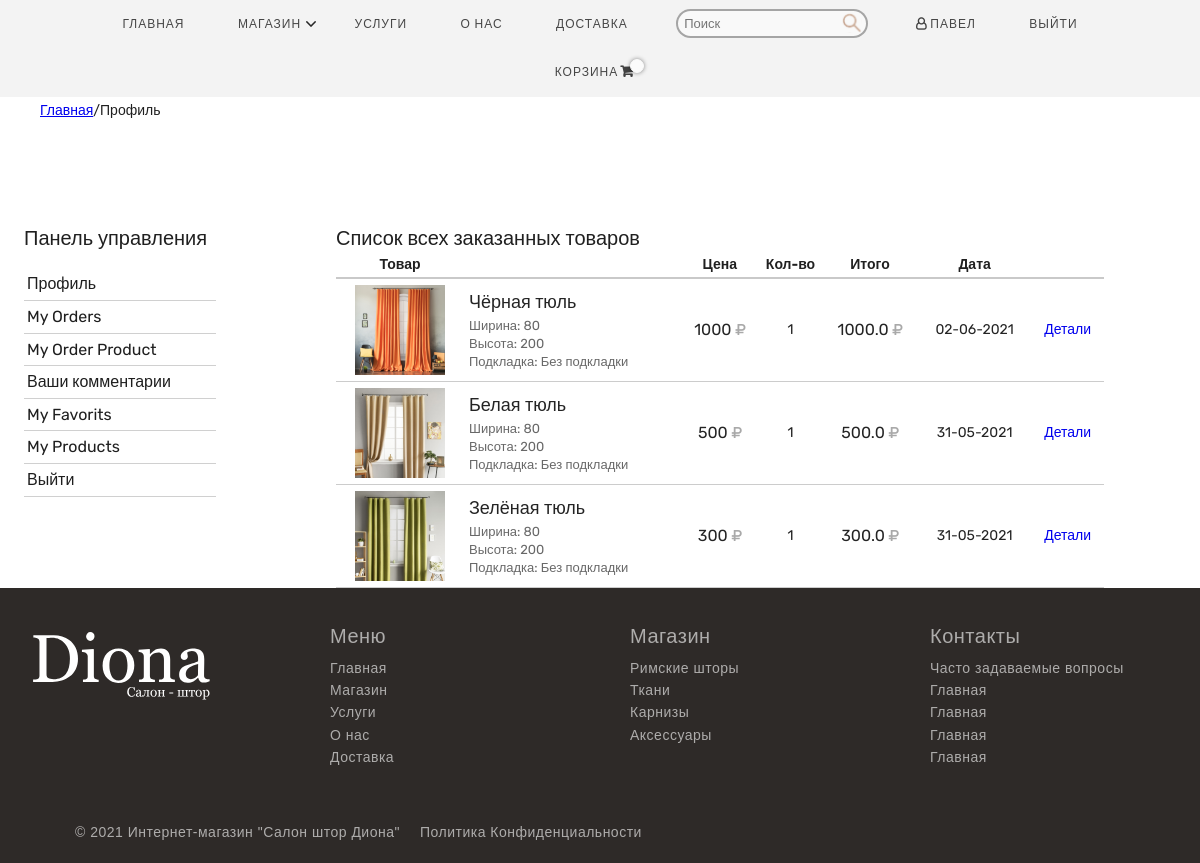
Page /user/orders_product/ (signed in) on the earlier database version.
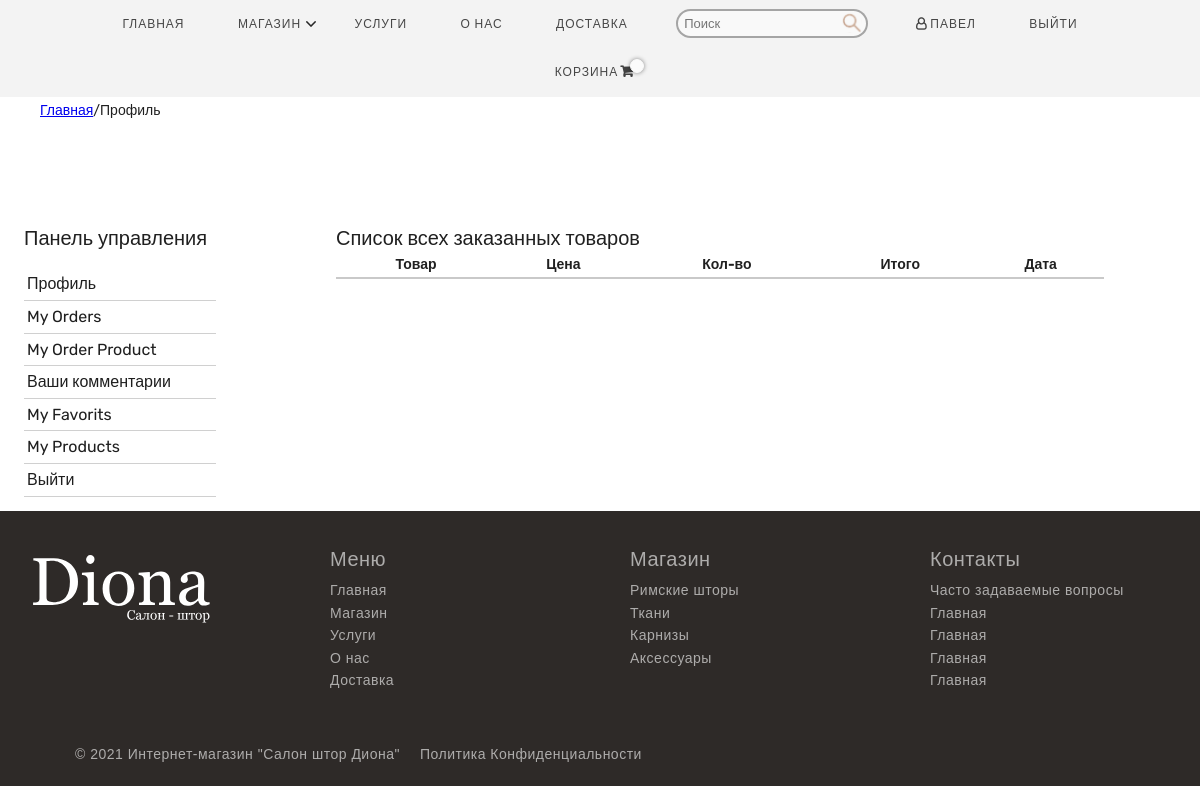
Same page on the later database version.
### order/models.py (models this page shows, shortened)
class OrderProduct(models.Model):
    STATUS = (
        ('Новый', 'Новый'),
        ('Принят', 'Принят'),
        ('Отменён', 'Отменён'),
    )
    order = models.ForeignKey(Order, on_delete=models.CASCADE)
    user = models.ForeignKey(User, on_delete=models.CASCADE)
    product = models.ForeignKey(Product, on_delete=models.CASCADE)
    quantity = models.IntegerField()
    price = models.FloatField()
    amount = models.FloatField()
    status = models.CharField(max_length=20, choices=STATUS, default='Новый')
    create_at = models.DateTimeField(auto_now_add=True)
    update_at = models.DateTimeField(auto_now=True)

### product/models.py (models this page shows, shortened)
class Product(models.Model):
    STATUS = (
        ('True', 'Виден'),
        ('False', 'Не виден'),
    )
    VARIANTS = (
        ('none', 'Нет'),
        ('white', 'Белый'),
        ('black', 'Чёрный'),
        ('green', 'Зелённый'),
    )
    COUNTRY = (
        ('none', 'Нет'),
        ('turkey', 'Турция'),
        ('russia', 'Россия'),
        ('china', 'Китай'),
    )
    category = models.ForeignKey(Category, on_delete=models.CASCADE, verbose_name='Категория')  # отношение "многие к одному" с категорией
    title = models.CharField(max_length=150, verbose_name='Название')
    keywords = models.CharField(max_length=255, verbose_name='Ключевое слово')
    description = models.CharField(max_length=255, verbose_name='Описание')
    image = models.ImageField(upload_to='images/', null=False, verbose_name='Изображение')
    price = models.DecimalField(max_digits=12, decimal_places=0, default=0, verbose_name='Цена')  # Цена
    amount = models.IntegerField(default=0, verbose_name='Кол-во')  # Кол-во
    variant = models.CharField(max_length=10, choices=VARIANTS, default='None', verbose_name='Цвет') #
    country = models.CharField(max_length=10, choices=COUNTRY, default='None', verbose_name='Страна')  #
    detail = RichTextUploadingField(verbose_name='Детали')  # Детали (CKeditor)
    slug = models.SlugField(null=False, unique=True, verbose_name='Метка')
    status = models.CharField(max_length=10, choices=STATUS, verbose_name='Статус')
    create_at = models.DateTimeField(auto_now_add=True)
    update_at = models.DateTimeField(auto_now=True)
    def __str__(self):
        return self.title

### user/views.py (the view)
# urls.py: path('orders_product/', views.user_order_product, name='user_order_product'),
@login_required(login_url='/login')  # Check login
def user_order_product(request):
    current_user = request.user
    order_product = OrderProduct.objects.filter(user_id=current_user.id).order_by('-id')
    context = {
        'order_product': order_product,
    }
    return render(request, 'user_order_products.html', context)

### user/templates/user_order_products.html (shortened to what this page needs)
{% extends 'homebase.html' %}
{% load static %}
{% block header %} {% include 'header.html' %} {% endblock header %}
{% block body %}
    <div id="breadcrumb">
        <div class="card-wrapper">
            <ul class="breadcrumb" style="display: flex">
                <li><a href="/">Главная</a></li>
                <li class="">/</li>
                <li class="">Профиль</li>
            </ul>
        </div>
    </div>
    <div class="section">
        <div class="user_profil-wrapper">
            <div class="row">
                <div class="user_panel">
                    {% include "user_panel.html" %}
                </div>
                <div class="user_profil">
                    <div class="profil_wrapper">
                        <div class="user_title">
                            <p>Список всех заказанных товаров</p>
                        </div>
                        <table class="shopcart_product_table">
                            <thead>
                            <tr>
                                <th class="h-product">
                                    Товар
                                </th>
                                <th class="h-title">
                                </th>
                                <th class="h-price">
                                    Цена
                                </th>
                                <th class="h-count">
                                    Кол-во
                                </th>
                                <th class="h-total">
                                    Итого
                                </th>
                                <th class="h-data">Дата</th>
                                <th class="h-delete">
                                </th>
                            </tr>
                            </thead>
                            <tbody>
                            {% for rs in order_product %}
                                <tr>
                                    <td class="b-img_product">
                                        <img src="{{ rs.product.image.url }}" alt="">
                                    </td>
                                    <td class="b-title">
                                        <a href="/product/{{ rs.product.id }}/{{ rs.product.slug }}">{{ rs.product }}</a>
                                        <ul>
                                            <li><span>Ширина: 80</span></li>
                                            <li><span>Высота: 200</span></li>
                                            <li><span>Подкладка: Без подкладки</span></li>
                                        </ul>
                                    </td>
                                    <td class="b-price">
                                        <span id="price">{{ rs.product.price }} <i class="fa fa-rub"
                                                                                   aria-hidden="true"></i></span>
                                    </td>
                                    <td class="b-count">
                                        <p>{{ rs.quantity }}</p>
                                    </td>
                                    <td class="b-total">
                                        <span id="price">{{ rs.amount }} <i class="fa fa-rub"
                                                                            aria-hidden="true"></i></span>
                                    </td>
                                    <td class="b-data">{{ rs.create_at | date:"d-m-Y" }}</td>
                                    <td class="b-delete">
                                        <a class="primary-btn" href="/user/order_product_detail/{{ rs.id }}/{{ rs.order.id}}"> Детали </a>
                                    </td>
                                </tr>
                            {% endfor %}
                            </tbody>
                        </table>
                    </div>
                </div>
            </div>
        </div>
    </div>
{% endblock body %}
{% block footer %} {% include 'footer.html' %} {% endblock footer %}

Differences in the rows shown:
removed OrderProduct: product.image (picture), product "Чёрная тюль", product.price "1000", quantity "1", amount "1000.0", create_at "02-06-2021"
removed OrderProduct: product.image (picture), product "Белая тюль", product.price "500", quantity "1", amount "500.0", create_at "31-05-2021"
removed OrderProduct: product.image (picture), product "Зелёная тюль", product.price "300", quantity "1", amount "300.0", create_at "31-05-2021"
